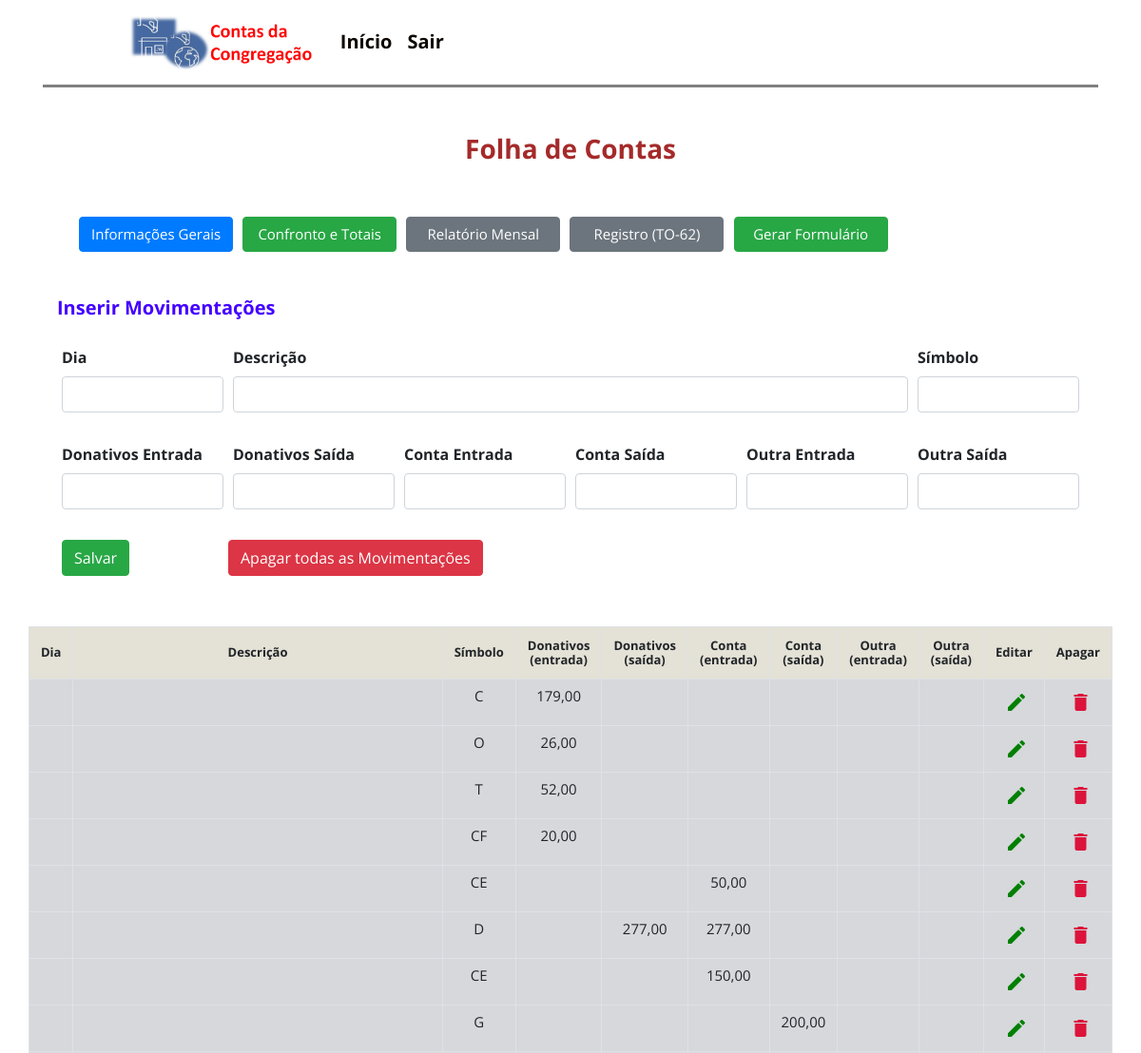
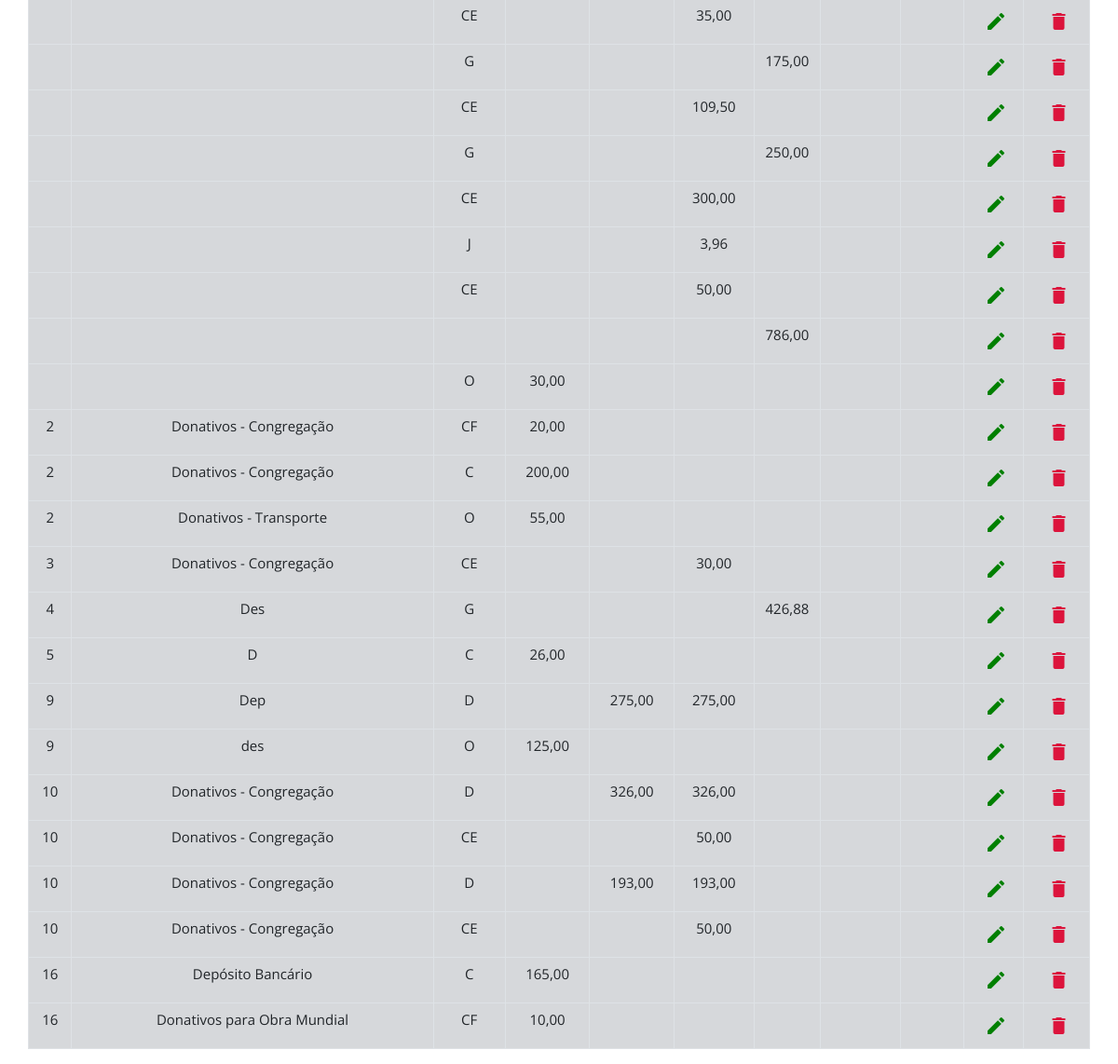
/contas/ (signed in), run on the app's committed database (2 pictures, top to bottom).
### contas/models.py (models this page shows)
class Contas(models.Model):
    dia = models.IntegerField(blank=True, null=True)
    descrição = models.CharField(max_length=60, blank=True, null=True)
    símbolo = models.CharField(max_length=2, blank=True, null=True)
    donativos_Entrada = models.DecimalField(blank=True, null=True, max_digits = 10, decimal_places = 2)
    donativos_Saída = models.DecimalField(blank=True, null=True, max_digits = 10, decimal_places = 2)
    conta_Entrada = models.DecimalField(blank=True, null=True, max_digits = 10, decimal_places = 2)
    conta_Saída = models.DecimalField(blank=True, null=True, max_digits = 10, decimal_places = 2)
    outra_Entrada = models.DecimalField(blank=True, null=True, max_digits = 10, decimal_places = 2)
    outra_Saída = models.DecimalField(blank=True, null=True, max_digits = 10, decimal_places = 2)
    saldo_final = models.DecimalField(blank=True, null=True, max_digits = 10, decimal_places = 2)

### contas/views.py (the view)
# urls.py: path('contas/', views.contas),
@login_required
def contas(request):
    global saldo_final_extrato_betel
    global sal_final_betel
    global total_total
    global saldo_conta_extrato_sem_betel
    global sal_final_con
    global don_ent_value
    global don_sai_value
    global con_ent_value
    global con_sai_value
    global out_ent_value
    global out_sai_value
    global sal_final_don
    global total_C_TE
    global total_O
    global total_G
    if request.method == 'POST':
        contas = Form_FContas(request.POST)
        numeros = []
        if contas.is_valid():
           contas.save()
           messages.info(request, 'Inserido com sucesso')
           contas = Form_FContas()
           return redirect('/contas')
    else:
        contas = Form_FContas()
    numeros = Contas.objects.order_by('dia').all()
    don_ent = Contas.objects.aggregate(total=Sum('donativos_Entrada'))
    don_sai = Contas.objects.aggregate(total=Sum('donativos_Saída'))
    con_ent = Contas.objects.aggregate(total=Sum('conta_Entrada'))
    con_sai = Contas.objects.aggregate(total=Sum('conta_Saída'))
    out_ent = Contas.objects.aggregate(total=Sum('outra_Entrada'))
    out_sai = Contas.objects.aggregate(total=Sum('outra_Saída'))
    don_ent_value1 = don_ent['total']
    if don_ent_value1:
        don_ent_value = float(don_ent_value1)
    else:
        don_ent_value = 0
    don_sai_value1 = don_sai['total']
    if don_sai_value1:
        don_sai_value = float(don_sai_value1)
    else:
        don_sai_value = 0
    con_ent_value1 = con_ent['total']
    if con_ent_value1:
        con_ent_value = float(con_ent_value1)
    else:
        con_ent_value = 0
    con_sai_value1 = con_sai['total']
    if con_sai_value1:
        con_sai_value = float(con_sai_value1)
    else:
        con_sai_value = 0
    out_ent_value1 = out_ent['total']
    if out_ent_value1:
        out_ent_value = float(out_ent_value1)
    else:
        out_ent_value = 0
    out_sai_value1 = out_sai['total']
    if out_sai_value1:
        out_sai_value = float(out_sai_value1)
    else:
        out_sai_value = 0
    cong = Gerais.objects.values('congregação').last()
    cidade = Gerais.objects.values('cidade').last()
    estado = Gerais.objects.values('estado').last()
    mês = Gerais.objects.values('mês').last()
    data = Gerais.objects.values('data_do_Fechamento').last()
    ano = Gerais.objects.values('ano').last()
    saldo_final_extrato_mensal2 = Gerais.objects.values('saldo_Final_do_Extrato_Mensal').last()
    if saldo_final_extrato_mensal2 is None:
        saldo_final_extrato_mensal = 0
    else:
        saldo_final_extrato_mensal1 = saldo_final_extrato_mensal2['saldo_Final_do_Extrato_Mensal']
        if saldo_final_extrato_mensal1:
            saldo_final_extrato_mensal = float(saldo_final_extrato_mensal1)
        else:
            saldo_final_extrato_mensal = 0
    remessa_betel_resolução2 = Gerais.objects.values('remessa_Enviada_para_Betel_Resolução').last()
    if remessa_betel_resolução2 is None:
        remessa_betel_resolução = 0
    else:
        remessa_betel_resolução1 = remessa_betel_resolução2['remessa_Enviada_para_Betel_Resolução']
        if remessa_betel_resolução1:
            remessa_betel_resolução = float(remessa_betel_resolução1)
        else:
            remessa_betel_resolução = 0
    saldo_final_extrato_betel2 = Gerais.objects.values('saldo_Final_do_Extrato_de_Betel').last()
    if saldo_final_extrato_betel2 is None:
        saldo_final_extrato_betel = 0
    else:
        saldo_final_extrato_betel1 = saldo_final_extrato_betel2['saldo_Final_do_Extrato_de_Betel']
        if saldo_final_extrato_betel1:
            saldo_final_extrato_betel = float(saldo_final_extrato_betel1)
        else:
            saldo_final_extrato_betel = 0
    saldo_donativos_anterior2 = Gerais.objects.values('saldo_Final_dos_Donativos_Mês_Anterior').last()
    if saldo_donativos_anterior2 is None:
        saldo_donativos_anterior = 0
    else:
        saldo_donativos_anterior1 = saldo_donativos_anterior2['saldo_Final_dos_Donativos_Mês_Anterior']
        if saldo_donativos_anterior1:
            saldo_donativos_anterior = float(saldo_donativos_anterior1)
        else:
            saldo_donativos_anterior = 0
    saldo_conta_anterior2 = Gerais.objects.values('saldo_Final_da_Conta_Bancária_Mês_Anterior').last()
    if saldo_conta_anterior2 is None:
        saldo_conta_anterior = 0
    else:
        saldo_conta_anterior1 = saldo_conta_anterior2['saldo_Final_da_Conta_Bancária_Mês_Anterior']
        if saldo_conta_anterior1:
            saldo_conta_anterior = float(saldo_conta_anterior1)
        else:
            saldo_conta_anterior = 0
    saldo_betel_anterior2 = Gerais.objects.values('saldo_Final_da_Conta_em_Betel_Mês_Anterior').last()
    if saldo_betel_anterior2 is None:
        saldo_betel_anterior = 0
    else:
        saldo_betel_anterior1 = saldo_betel_anterior2['saldo_Final_da_Conta_em_Betel_Mês_Anterior']
        if saldo_betel_anterior1:
            saldo_betel_anterior = float(saldo_betel_anterior1)
        else:
            saldo_betel_anterior = 0
    total_C10 = Contas.objects.filter(símbolo='C').aggregate(Sum('donativos_Entrada'))
    total_C20 = Contas.objects.filter(símbolo='C').aggregate(Sum('conta_Entrada'))
    total_C30 = Contas.objects.filter(símbolo='C').aggregate(Sum('outra_Entrada'))
    total_Ca = total_C10[('donativos_Entrada__sum')]
    if total_Ca:
        total_C1 = float(total_Ca)
    else:
        total_C1 = 0
    total_Cb = total_C20[('conta_Entrada__sum')]
    if total_Cb:
        total_C2 = float(total_Cb)
    else:
        total_C2 = 0
    total_Cc = total_C30[('outra_Entrada__sum')]
    if total_Cc:
        total_C3 = float(total_Cc)
    else:
        total_C3 = 0
    total_C = total_C1 + total_C2 + total_C3
    total_O10 = Contas.objects.filter(símbolo='O').aggregate(Sum('donativos_Entrada'))
    total_O20 = Contas.objects.filter(símbolo='O').aggregate(Sum('conta_Entrada'))
    total_O30 = Contas.objects.filter(símbolo='O').aggregate(Sum('outra_Entrada'))
    total_Oa = total_O10[('donativos_Entrada__sum')]
    if total_Oa:
        total_O1 = float(total_Oa)
    else:
        total_O1 = 0
    total_Ob = total_O20[('conta_Entrada__sum')]
    if total_Ob:
        total_O2 = float(total_Ob)
    else:
        total_O2 = 0
    total_Oc = total_O30[('outra_Entrada__sum')]
    if total_Oc:
        total_O3 = float(total_Oc)
    else:
        total_O3 = 0
    total_O = total_O1 + total_O2 + total_O3
    total_G10 = Contas.objects.filter(símbolo='G').aggregate(Sum('donativos_Saída'))
    total_G20 = Contas.objects.filter(símbolo='G').aggregate(Sum('conta_Saída'))
    total_G30 = Contas.objects.filter(símbolo='G').aggregate(Sum('outra_Saída'))
    total_Ga = total_G10[('donativos_Saída__sum')]
    if total_Ga:
        total_G1 = float(total_Ga)
    else:
        total_G1 = 0
    total_Gb = total_G20[('conta_Saída__sum')]
    if total_Gb:
        total_G2 = float(total_Gb)
    else:
        total_G2 = 0
    total_Gc = total_G30[('outra_Saída__sum')]
    if total_Gc:
        total_G3 = float(total_Gc)
    else:
        total_G3 = 0
    total_CF10 = Contas.objects.filter(símbolo='CF').aggregate(Sum('donativos_Entrada'))
    total_CF20 = Contas.objects.filter(símbolo='CF').aggregate(Sum('conta_Entrada'))
    total_CF30 = Contas.objects.filter(símbolo='CF').aggregate(Sum('outra_Entrada'))
    total_CFa = total_CF10[('donativos_Entrada__sum')]
    if total_CFa:
        total_CF1 = float(total_CFa)
    else:
        total_CF1 = 0
    total_CFb = total_CF20[('conta_Entrada__sum')]
    if total_CFb:
        total_CF2 = float(total_CFb)
    else:
        total_CF2 = 0
    total_CFc = total_CF30[('outra_Entrada__sum')]
    if total_CFc:
        total_CF3 = float(total_CFc)
    else:
        total_CF3 = 0
    total_CF = total_CF1 + total_CF2 + total_CF3
    total_G = total_G1 + total_G2 + total_G3
    total_CE10 = Contas.objects.filter(símbolo='CE').aggregate(Sum('donativos_Entrada'))
    total_CE20 = Contas.objects.filter(símbolo='CE').aggregate(Sum('conta_Entrada'))
    total_CE30 = Contas.objects.filter(símbolo='CE').aggregate(Sum('outra_Entrada'))
    total_CEa = total_CE10[('donativos_Entrada__sum')]
    if total_CEa:
        total_CE1 = float(total_CEa)
    else:
        total_CE1 = 0
    total_CEb = total_CE20[('conta_Entrada__sum')]
    if total_CEb:
        total_CE2 = float(total_CEb)
    else:
        total_CE2 = 0
    total_CEc = total_CE30[('outra_Entrada__sum')]
    if total_CEc:
        total_CE3 = float(total_CEc)
    else:
        total_CE3 = 0
    total_CE = total_CE1 + total_CE2 + total_CE3
    total_C_TE = total_CE + total_C
    betel = total_O + remessa_betel_resolução + total_CF
    sal_final_don = saldo_donativos_anterior + don_ent_value - don_sai_value
    sal_final_con = saldo_conta_anterior + con_ent_value - con_sai_value
    sal_final_betel = saldo_betel_anterior + out_ent_value - out_sai_value
    saldo_conta_extrato_sem_betel = saldo_final_extrato_mensal - betel
    total_total = sal_final_don + sal_final_con + sal_final_betel
    saldo_total_mês_anterior = saldo_donativos_anterior + saldo_conta_anterior + saldo_betel_anterior
    context = {
        'numeros': numeros,
        'contas': contas,
        'don_ent_value': don_ent_value,
        'don_sai_value': don_sai_value,
        'con_ent_value': con_ent_value,
        'con_sai_value': con_sai_value,
        'out_ent_value': out_ent_value,
        'out_sai_value': out_sai_value,
        'mês': mês,
        'cong': cong,
        'data': data,
        'cidade': cidade,
        'estado': estado,
        'ano': ano,
        'saldo_conta_extrato_sem_betel': saldo_conta_extrato_sem_betel,
        'betel': betel,
        'sal_final_con': sal_final_con,
        'saldo_final_extrato_betel': saldo_final_extrato_betel,
        'saldo_donativos_anterior': saldo_donativos_anterior,
        'saldo_conta_anterior': saldo_conta_anterior,
        'saldo_betel_anterior': saldo_betel_anterior,
        'sal_final_don': sal_final_don,
        'sal_final_con': sal_final_con,
        'sal_final_betel': sal_final_betel,
        'total_C_TE': total_C_TE,
        'total_O':total_O,
        'total_G':total_G,
        'saldo_conta_extrato_sem_betel': saldo_conta_extrato_sem_betel,
        'total_total': total_total,
        'saldo_final_extrato_mensal': saldo_final_extrato_mensal,
        'saldo_total_mês_anterior': saldo_total_mês_anterior,
        'saldo_mês_atual': saldo_mês_atual,
    }
    return render(request, 'cp/folha.html', context )

### templates/cp/folha.html (shortened to what this page needs)
{% extends 'base.html' %}
{% load crispy_forms_tags %}
{% block content %}
<br>
<div class="container">
 <span id='span_h3'><h3>Folha de Contas</h3></span>
<br>
<div class="row" >
  <div class="col-sm-12" >
    <div class="card">
           <div id='botoes_gerais' class="card-body">
             <a id="registro_b" href="/view_gerais_contas" class="btn btn-primary" role="button" aria-pressed="true">Informações Gerais</a>
             <a id="registro_b" href="/resultado" class="btn btn-success" role="button" aria-pressed="true">Confronto e Totais</a>
             <a id="registro_b" href="/relatório_mensal"  class="btn btn-secondary">Relatório Mensal</a>
            <a id="registro_b" href="/registro" class="btn btn-secondary">Registro (TO-62)</a>
            <a id="registro_b" href="/imprimir_FC" class="btn btn-success" role="button" aria-pressed="true">Gerar Formulário</a>
          </div>
        </div>
      </div>
   </div>
<br>
<h5>Inserir Movimentações</h5>
<div class="row">
  <div class="card-group col-sm-12" id='tabela2_FC'>
    <div class="card">
  <div class="card-body">
   <div class='row'>
    <form method="post">
       <div class="form-row">
          <div class="form-group col-md-2" >
           {{ contas.dia|as_crispy_field }}
         </div>
         <div class="form-group col-md-8" >
           {{ contas.descrição|as_crispy_field }}
         </div>
         <div class="form-group col-md-2" >
           {{ contas.símbolo|as_crispy_field }}
         </div>
         </div>
       <div class="form-row">
        <div class="form-group col-md-2" >
           {{ contas.donativos_Entrada|as_crispy_field }}
         </div>
         <div class="form-group col-md-2" >
           {{ contas.donativos_Saída|as_crispy_field }}
         </div>
         <div class="form-group col-md-2" >
           {{ contas.conta_Entrada|as_crispy_field }}
         </div>
         <div class="form-group col-md-2" >
           {{ contas.conta_Saída|as_crispy_field }}
         </div>
         <div class="form-group col-md-2" >
           {{ contas.outra_Entrada|as_crispy_field }}
         </div>
         <div class="form-group col-md-2" >
           {{ contas.outra_Saída|as_crispy_field }}
         </div>
         <div class="form-group col-md-2" >
          <input type="submit" class="btn btn-success" value="Salvar">
        </div>
        <span><a href="/deletar_fc" class="btn btn-danger">Apagar todas as Movimentações</a></span>
       </div>
       </div>
   </div>
</div>
</div>
  <div class="form-group col-md-6">
    </div>
  <div id='tabela_FC' class="row">
 <div >
  <table class='table table-hover table-bordered table-secondary'>
      <tbody>
         <tr>
           <th>Dia</th>
           <th width="100%">Descrição</th>
           <th>Símbolo</th>
           <th>Donativos (entrada)</th>
           <th>Donativos (saída)</th>
           <th>Conta (entrada)</th>
           <th>Conta (saída)</th>
           <th>Outra (entrada)</th>
           <th>Outra (saída)</th>
           <th>Editar</th>
           <th>Apagar</th>
          </tr>
         {% for a in numeros %}
        <tr>
          <td>{{ a.dia|default_if_none:"&nbsp;" }}</td>
          <td>{{ a.descrição|default_if_none:"&nbsp;" }}</td>
          <td>{{ a.símbolo|default_if_none:"&nbsp;" }}</td>
          <td>{{ a.donativos_Entrada|default_if_none:"&nbsp;" }}</td>
          <td>{{ a.donativos_Saída|default_if_none:"&nbsp;" }}</td>
          <td>{{ a.conta_Entrada|default_if_none:"&nbsp;" }}</td>
          <td>{{ a.conta_Saída|default_if_none:"&nbsp;" }}</td>
          <td>{{ a.outra_Entrada|default_if_none:"&nbsp;" }}</td>
          <td>{{ a.outra_Saída|default_if_none:"&nbsp;" }}</td>
          <td><a href="/editar_fc/{{a.id}}"><i class="material-icons" data-md-tooltip="Editar">edit</i></a></td>
          <td><a href="/deletar_fc/{{a.id}}"><i class="material-icons" style=color:crimson data-md-tooltip="Apagar">delete</i></a></td>
        </tr>
        {% endfor %}
    </tbody>
    </table>
</div>
</div>
</div>
</div>
</div>
{% endblock %}

### data on the page
Contas: símbolo "C", donativos_Entrada "179,00"
Contas: símbolo "O", donativos_Entrada "26,00"
Contas: símbolo "T", donativos_Entrada "52,00"
Contas: símbolo "CF", donativos_Entrada "20,00"
Contas: símbolo "CE", conta_Entrada "50,00"
Contas: símbolo "D", donativos_Saída "277,00", conta_Entrada "277,00"
Contas: símbolo "CE", conta_Entrada "150,00"
Contas: símbolo "G", conta_Saída "200,00"
Contas: símbolo "CE", conta_Entrada "35,00"
Contas: símbolo "G", conta_Saída "175,00"
Contas: símbolo "CE", conta_Entrada "109,50"
Contas: símbolo "G", conta_Saída "250,00"
Contas: símbolo "CE", conta_Entrada "300,00"
Contas: símbolo "J", conta_Entrada "3,96"
Contas: símbolo "CE", conta_Entrada "50,00"
Contas: conta_Saída "786,00"
Contas: símbolo "O", donativos_Entrada "30,00"
Contas: dia "2", descrição "Donativos - Congregação", símbolo "CF", donativos_Entrada "20,00"
Contas: dia "2", descrição "Donativos - Congregação", símbolo "C", donativos_Entrada "200,00"
Contas: dia "2", descrição "Donativos - Transporte", símbolo "O", donativos_Entrada "55,00"
Contas: dia "3", descrição "Donativos - Congregação", símbolo "CE", conta_Entrada "30,00"
Contas: dia "4", descrição "Des", símbolo "G", conta_Saída "426,88"
Contas: dia "5", descrição "D", símbolo "C", donativos_Entrada "26,00"
Contas: dia "9", descrição "Dep", símbolo "D", donativos_Saída "275,00", conta_Entrada "275,00"
Contas: dia "9", descrição "des", símbolo "O", donativos_Entrada "125,00"
Contas: dia "10", descrição "Donativos - Congregação", símbolo "D", donativos_Saída "326,00", conta_Entrada "326,00"
Contas: dia "10", descrição "Donativos - Congregação", símbolo "CE", conta_Entrada "50,00"
Contas: dia "10", descrição "Donativos - Congregação", símbolo "D", donativos_Saída "193,00", conta_Entrada "193,00"
Contas: dia "10", descrição "Donativos - Congregação", símbolo "CE", conta_Entrada "50,00"
Contas: dia "16", descrição "Depósito Bancário", símbolo "C", donativos_Entrada "165,00"
Contas: dia "16", descrição "Donativos para Obra Mundial", símbolo "CF", donativos_Entrada "10,00"
